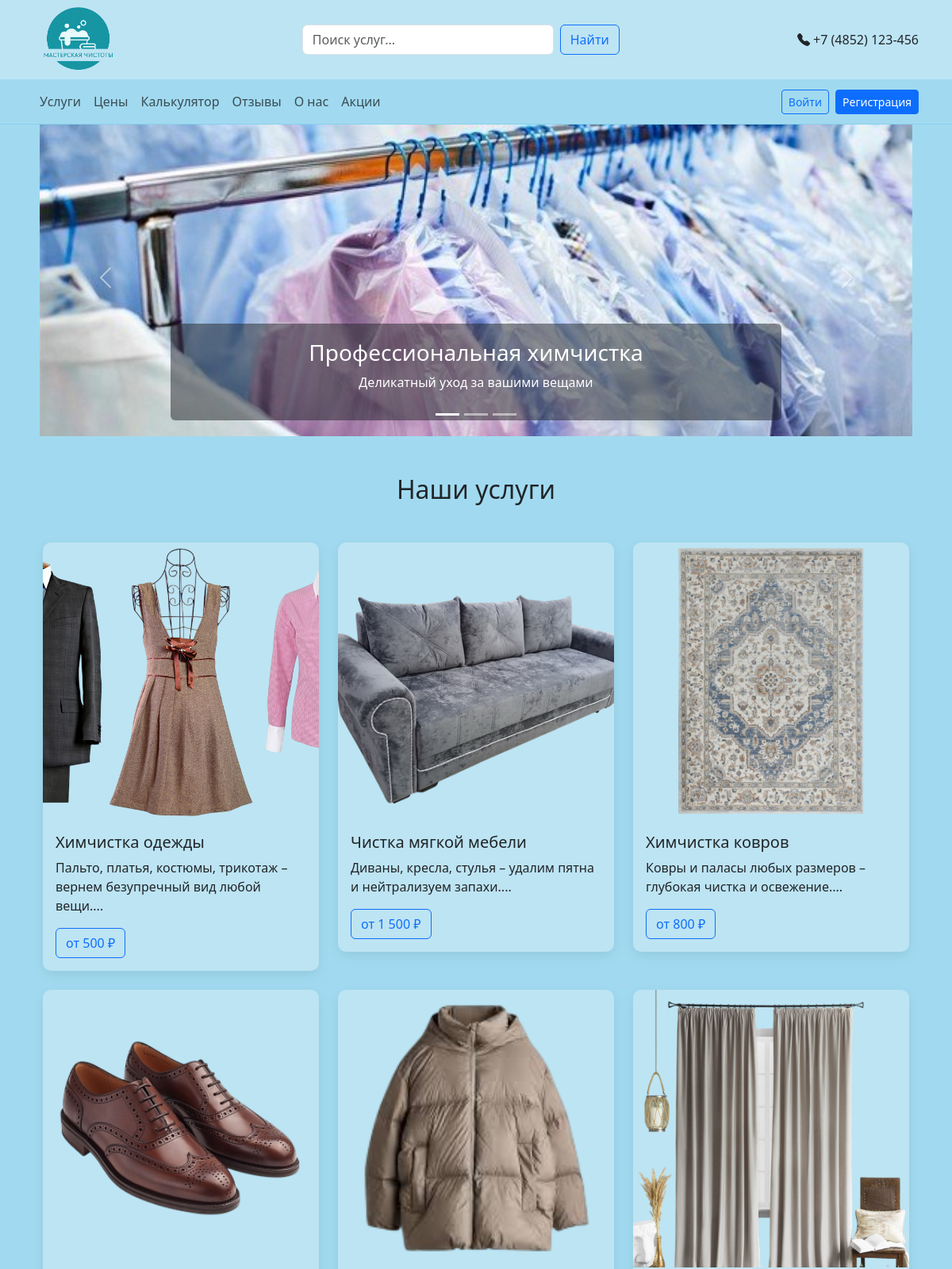
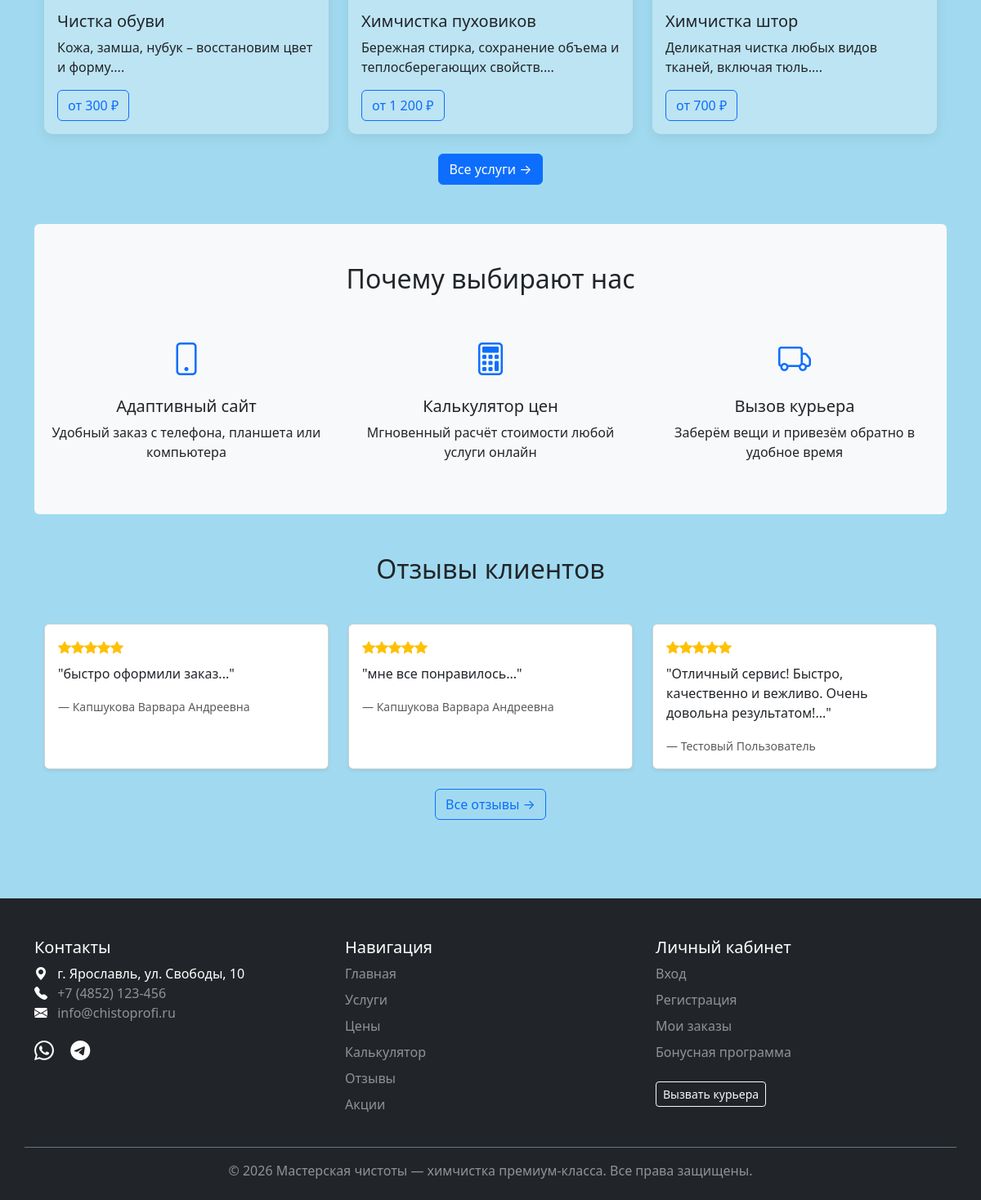
The page / on the database its author committed (2 pictures, top to bottom).
### tables this page shows
CREATE TABLE `services` (
  `id` int(11) NOT NULL,
  `name` varchar(100) NOT NULL,
  `description` text DEFAULT NULL,
  `price_from` int(11) NOT NULL,
  `image_url` varchar(255) DEFAULT NULL,
  `category` varchar(50) DEFAULT NULL,
  `is_active` tinyint(1) DEFAULT 1,
  `created_at` timestamp NOT NULL DEFAULT current_timestamp()
);

CREATE TABLE `reviews` (
  `id` int(11) NOT NULL,
  `user_id` int(11) DEFAULT NULL,
  `rating` int(11) DEFAULT NULL CHECK (`rating` >= 1 and `rating` <= 5),
  `comment` text NOT NULL,
  `is_approved` tinyint(1) DEFAULT 0,
  `created_at` timestamp NOT NULL DEFAULT current_timestamp()
);

CREATE TABLE `users` (
  `id` int(11) NOT NULL,
  `fullname` varchar(100) NOT NULL,
  `email` varchar(100) NOT NULL,
  `phone` varchar(20) DEFAULT NULL,
  `password_hash` varchar(255) NOT NULL,
  `bonus_points` int(11) DEFAULT 0,
  `created_at` timestamp NOT NULL DEFAULT current_timestamp(),
  `updated_at` timestamp NOT NULL DEFAULT current_timestamp() ON UPDATE current_timestamp()
);

### index.php (the view, shortened to what this page needs)
<?php
require_once 'config.php';
$stmt = $pdo->query("SELECT * FROM services WHERE is_active = 1 LIMIT 6");
$services = $stmt->fetchAll();
$stmt = $pdo->query("SELECT r.*, u.fullname FROM reviews r LEFT JOIN users u ON r.user_id = u.id WHERE r.is_approved = 1 ORDER BY r.created_at DESC LIMIT 3");
$reviews = $stmt->fetchAll();
renderHeader('index');
?>
<div class="container">
    <div id="heroCarousel" class="carousel slide carousel-fade mx-auto" style="max-width: 1100px;" data-bs-ride="carousel">
        <div class="carousel-indicators">
            <button type="button" data-bs-target="#heroCarousel" data-bs-slide-to="0" class="active"></button>
            <button type="button" data-bs-target="#heroCarousel" data-bs-slide-to="1"></button>
            <button type="button" data-bs-target="#heroCarousel" data-bs-slide-to="2"></button>
        </div>
        <div class="carousel-inner">
            <div class="carousel-item active">
                <img src="1.jpeg" class="d-block w-100" alt="Чистая одежда" style="height: 400px; object-fit: cover;">
                <div class="carousel-caption d-none d-md-block bg-dark bg-opacity-50 rounded">
                    <h3>Профессиональная химчистка</h3>
                    <p>Деликатный уход за вашими вещами</p>
                </div>
            </div>
        </div>
        <button class="carousel-control-prev" type="button" data-bs-target="#heroCarousel" data-bs-slide="prev">
            <span class="carousel-control-prev-icon"></span>
        </button>
        <button class="carousel-control-next" type="button" data-bs-target="#heroCarousel" data-bs-slide="next">
            <span class="carousel-control-next-icon"></span>
        </button>
    </div>
    <section class="py-5">
        <div class="container">
            <h2 class="text-center mb-5">Наши услуги</h2>
            <div class="row g-4">
                <?php foreach ($services as $service): ?>
                <div class="col-md-4">
                    <div class="card service-card">
                        <img src="<?= htmlspecialchars($service['image_url']) ?>" class="card-img-top" alt="<?= htmlspecialchars($service['name']) ?>">
                        <div class="card-body">
                            <h5 class="card-title"><?= htmlspecialchars($service['name']) ?></h5>
                            <p class="card-text"><?= htmlspecialchars(mb_substr($service['description'], 0, 80)) ?>...</p>
                            <a href="service-detail.php?id=<?= $service['id'] ?>" class="btn btn-outline-primary">от <?= number_format($service['price_from'], 0, '', ' ') ?> ₽</a>
                        </div>
                    </div>
                </div>
                <?php endforeach; ?>
            </div>
            <div class="text-center mt-4">
                <a href="services.php" class="btn btn-primary">Все услуги →</a>
            </div>
        </div>
    </section>
    <section class="py-5 bg-light rounded">
        <div class="container">
            <h2 class="text-center mb-5">Почему выбирают нас</h2>
            <div class="row g-4">
                <div class="col-md-4 text-center">
                    <i class="bi bi-phone fs-1 text-primary"></i>
                    <h5 class="mt-3">Адаптивный сайт</h5>
                    <p>Удобный заказ с телефона, планшета или компьютера</p>
                </div>
                <div class="col-md-4 text-center">
                    <i class="bi bi-calculator fs-1 text-primary"></i>
                    <h5 class="mt-3">Калькулятор цен</h5>
                    <p>Мгновенный расчёт стоимости любой услуги онлайн</p>
                </div>
                <div class="col-md-4 text-center">
                    <i class="bi bi-truck fs-1 text-primary"></i>
                    <h5 class="mt-3">Вызов курьера</h5>
                    <p>Заберём вещи и привезём обратно в удобное время</p>
                </div>
            </div>
        </div>
    </section>
    <section class="py-5">
        <div class="container">
            <h2 class="text-center mb-5">Отзывы клиентов</h2>
            <div class="row g-4">
                <?php foreach ($reviews as $review): ?>
                <div class="col-md-4">
                    <div class="card h-100 shadow-sm">
                        <div class="card-body">
                            <div class="text-warning mb-2">
                                <?php for($i = 1; $i <= $review['rating']; $i++) echo '<i class="bi bi-star-fill"></i>'; ?>
                            </div>
                            <p class="card-text">"<?= htmlspecialchars(mb_substr($review['comment'], 0, 100)) ?>..."</p>
                            <small class="text-muted">— <?= htmlspecialchars($review['fullname'] ?? 'Клиент') ?></small>
                        </div>
                    </div>
                </div>
                <?php endforeach; ?>
            </div>
            <div class="text-center mt-4">
                <a href="reviews.php" class="btn btn-outline-primary">Все отзывы →</a>
            </div>
        </div>
    </section>
</div>
<?php renderFooter(); ?>

### config.php (shortened to what this page needs)
<?php
function isLoggedIn() {
    return isset($_SESSION['user_id']);
}
function renderHeader($activePage = '') {
    ?>
    <!DOCTYPE html>
    <html lang="ru">
    <head>
        <link href="https://cdn.jsdelivr.net/npm/bootstrap@5.3.2/dist/css/bootstrap.min.css" rel="stylesheet">
        <link rel="stylesheet" href="https://cdn.jsdelivr.net/npm/bootstrap-icons@1.11.3/font/bootstrap-icons.min.css">
    </head>
    <body>
    <div class="top-header">
        <div class="container d-flex flex-wrap align-items-center justify-content-between">
            <a href="index.php" class="logo"><img src="logo.png" alt="Логотип"></a>
            <div class="search-bar flex-grow-1 mx-4">
            <form class="d-flex" role="search">
                <input class="form-control me-2" type="search" placeholder="Поиск услуг..." aria-label="Поиск" />
                <button class="btn btn-outline-primary" type="submit">Найти</button>
            </form>
        </div>
            <div class="d-none d-lg-block"><i class="bi bi-telephone-fill"></i> +7 (4852) 123-456</div>
        </div>
    </div>
    <nav class="navbar navbar-expand-lg navbar-menu py-2">
        <div class="container">
            <div class="collapse navbar-collapse" id="navbarMain">
                <ul class="navbar-nav me-auto mb-2 mb-lg-0">
                    <li class="nav-item"><a class="nav-link <?= $activePage == 'services' ? 'active' : '' ?>" href="services.php">Услуги</a></li>
                    <li class="nav-item"><a class="nav-link <?= $activePage == 'prices' ? 'active' : '' ?>" href="prices.php">Цены</a></li>
                    <li class="nav-item"><a class="nav-link <?= $activePage == 'calculator' ? 'active' : '' ?>" href="calculator.php">Калькулятор</a></li>
                    <li class="nav-item"><a class="nav-link <?= $activePage == 'reviews' ? 'active' : '' ?>" href="reviews.php">Отзывы</a></li>
                    <li class="nav-item"><a class="nav-link <?= $activePage == 'contacts' ? 'active' : '' ?>" href="contacts.php">О нас</a></li>
                    <li class="nav-item"><a class="nav-link <?= $activePage == 'promo' ? 'active' : '' ?>" href="promo.php">Акции</a></li>
                </ul>
                <div class="d-flex gap-2">
                    <?php if (isLoggedIn()): ?>
                        <span class="text-dark me-2">👋 <?= htmlspecialchars($_SESSION['user_name']) ?></span>
                        <a href="profile.php" class="btn btn-outline-primary btn-sm">Профиль</a>
                        <a href="logout.php" class="btn btn-danger btn-sm">Выйти</a>
                    <?php else: ?>
                        <a href="login.php" class="btn btn-outline-primary btn-sm">Войти</a>
                        <a href="register.php" class="btn btn-primary btn-sm">Регистрация</a>
                    <?php endif; ?>
                </div>
            </div>
        </div>
    </nav>
    <div class="main-content">
    <?php
}
function renderFooter() {
    ?>
    </div>
    <footer class="bg-dark text-white pt-5 pb-4 mt-5">
        <div class="container">
            <div class="row">
                <div class="col-md-5 col-lg-4 mb-4">
                    <h5>Контакты</h5>
                    <ul class="list-unstyled">
                        <li><i class="bi bi-geo-alt-fill me-2"></i> г. Ярославль, ул. Свободы, 10</li>
                        <li><i class="bi bi-telephone-fill me-2"></i> <a href="tel:+74851234567" class="text-white-50">+7 (4852) 123-456</a></li>
                        <li><i class="bi bi-envelope-fill me-2"></i> <a href="mailto:info@chistoprofi.ru" class="text-white-50">info@chistoprofi.ru</a></li>
                    </ul>
                    <div class="mt-3">
                        <a href="#" class="text-white me-3"><i class="bi bi-whatsapp fs-4"></i></a>
                        <a href="#" class="text-white me-3"><i class="bi bi-telegram fs-4"></i></a>
                    </div>
                </div>
                <div class="col-md-4 col-lg-4 mb-4">
                    <h5>Навигация</h5>
                    <ul class="list-unstyled">
                        <li class="mb-2"><a href="index.php" class="text-white-50">Главная</a></li>
                        <li class="mb-2"><a href="services.php" class="text-white-50">Услуги</a></li>
                        <li class="mb-2"><a href="prices.php" class="text-white-50">Цены</a></li>
                        <li class="mb-2"><a href="calculator.php" class="text-white-50">Калькулятор</a></li>
                        <li class="mb-2"><a href="reviews.php" class="text-white-50">Отзывы</a></li>
                        <li class="mb-2"><a href="promo.php" class="text-white-50">Акции</a></li>
                    </ul>
                </div>
                <div class="col-md-3 col-lg-4 mb-4">
                    <h5>Личный кабинет</h5>
                    <ul class="list-unstyled">
                        <li class="mb-2"><a href="login.php" class="text-white-50">Вход</a></li>
                        <li class="mb-2"><a href="register.php" class="text-white-50">Регистрация</a></li>
                        <li class="mb-2"><a href="profile.php" class="text-white-50">Мои заказы</a></li>
                        <li class="mb-2"><a href="bonus.php" class="text-white-50">Бонусная программа</a></li>
                    </ul>
                    <a href="order.php" class="btn btn-outline-light btn-sm mt-2">Вызвать курьера</a>
                </div>
            </div>
            <div class="row">
                <div class="col-12 text-center pt-3 border-top border-secondary">
                    <p class="mb-0 text-white-50">© 2026 Мастерская чистоты — химчистка премиум-класса. Все права защищены.</p>
                </div>
            </div>
        </div>
    </footer>
    </body>
    </html>
    <?php
}
?>

### config.php (style rules this page uses)
body { padding-top: 100px; background-color: #a1daf0; }
.top-header { background-color: #bde4f3; padding: 0px 0; border-bottom: 1px solid #a1daf0; position: fixed; top: 0; width: 100%; z-index: 1030; }
.logo img { max-height: 100px; width: auto; }
.navbar-menu { background-color: #a1daf0; border-bottom: 1px solid #88d0ec; position: fixed; top: 100px; width: 100%; z-index: 1020; }
.main-content { margin-top: 50px; }
.service-card { background-color: #bde4f3; transition: transform 0.2s; border: none; border-radius: 10px; overflow: hidden; box-shadow: 0 5px 15px rgba(0,0,0,0.08); }
.service-card img { height: 350px; object-fit: cover; width: 100%; }
footer a { text-decoration: none; }
.search-bar { max-width: 400px; margin: 0 auto; }

### rows shown on the page
services: image_url (picture), name "Химчистка одежды", description "Пальто, платья, костюмы, трикотаж – вернем безупречный вид любой вещи.", price_from "500"
services: image_url (picture), name "Чистка мягкой мебели", description "Диваны, кресла, стулья – удалим пятна и нейтрализуем запахи.", price_from "1 500"
services: image_url (picture), name "Химчистка ковров", description "Ковры и паласы любых размеров – глубокая чистка и освежение.", price_from "800"
services: image_url (picture), name "Чистка обуви", description "Кожа, замша, нубук – восстановим цвет и форму.", price_from "300"
services: image_url (picture), name "Химчистка пуховиков", description "Бережная стирка, сохранение объема и теплосберегающих свойств.", price_from "1 200"
services: image_url (picture), name "Химчистка штор", description "Деликатная чистка любых видов тканей, включая тюль.", price_from "700"
reviews: rating 5 (drawn), comment "быстро оформили заказ", user.fullname "Капшукова Варвара Андреевна"
reviews: rating 5 (drawn), comment "мне все понравилось", user.fullname "Капшукова Варвара Андреевна"
reviews: rating 5 (drawn), comment "Отличный сервис! Быстро, качественно и вежливо. Очень довольна результатом!", user.fullname "Тестовый Пользователь"
